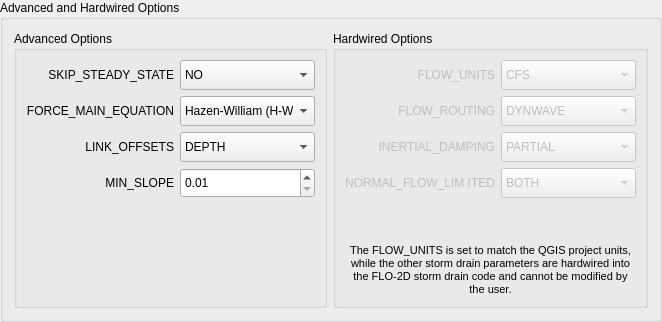
          <widget class="QgsCollapsibleGroupBox" name="bottomGroup">
           <property name="title">
            <string>Advanced and Hardwired Options</string>
           </property>
           <property name="collapsed">
            <bool>false</bool>
           </property>
           <property name="saveCollapsedState">
            <bool>false</bool>
           </property>
           <layout class="QGridLayout" name="gridLayout_23">
            <item row="0" column="0">
             <layout class="QHBoxLayout" name="horizontalLayout_3">
              <item>
               <widget class="QGroupBox" name="advanced_options_grp">
                <property name="title">
                 <string>Advanced Options</string>
                </property>
                <layout class="QGridLayout" name="gridLayout_7">
                 <item row="1" column="0">
                  <spacer name="verticalSpacer_3">
                   <property name="orientation">
                    <enum>Qt::Vertical</enum>
                   </property>
                   <property name="sizeHint" stdset="0">
                    <size>
                     <width>20</width>
                     <height>40</height>
                    </size>
                   </property>
                  </spacer>
                 </item>
                 <item row="0" column="0">
                  <layout class="QGridLayout" name="gridLayout_6">
                   <item row="2" column="1">
                    <widget class="QComboBox" name="force_main_equation_cbo">
                     <property name="enabled">
                      <bool>true</bool>
                     </property>
                     <property name="sizePolicy">
                      <sizepolicy hsizetype="Fixed" vsizetype="Expanding">
                       <horstretch>0</horstretch>
                       <verstretch>0</verstretch>
                      </sizepolicy>
                     </property>
                     <property name="minimumSize">
                      <size>
                       <width>135</width>
                       <height>30</height>
                      </size>
                     </property>
                     <property name="maximumSize">
                      <size>
                       <width>135</width>
                       <height>30</height>
                      </size>
                     </property>
                     <property name="toolTip">
                      <string>&lt;html&gt;&lt;head/&gt;&lt;body&gt;&lt;p&gt;Force Main Equation &lt;/p&gt;&lt;/body&gt;&lt;/html&gt;</string>
                     </property>
                     <property name="sizeAdjustPolicy">
                      <enum>QComboBox::AdjustToContents</enum>
                     </property>
                     <item>
                      <property name="text">
                       <string>Hazen-William (H-W)</string>
                      </property>
                     </item>
                     <item>
                      <property name="text">
                       <string>Darcy-Weisbach (D-W)</string>
                      </property>
                     </item>
                    </widget>
                   </item>
                   <item row="3" column="0">
                    <widget class="QLabel" name="label_24">
                     <property name="sizePolicy">
                      <sizepolicy hsizetype="Expanding" vsizetype="Expanding">
                       <horstretch>0</horstretch>
                       <verstretch>0</verstretch>
                      </sizepolicy>
                     </property>
                     <property name="minimumSize">
                      <size>
                       <width>0</width>
                       <height>30</height>
                      </size>
                     </property>
                     <property name="maximumSize">
                      <size>
                       <width>16777215</width>
                       <height>30</height>
                      </size>
                     </property>
                     <property name="text">
                      <string>LINK_OFFSETS</string>
                     </property>
                     <property name="alignment">
                      <set>Qt::AlignRight|Qt::AlignTrailing|Qt::AlignVCenter</set>
                     </property>
                    </widget>
                   </item>
                   <item row="3" column="1">
                    <widget class="QComboBox" name="link_offsets_cbo">
                     <property name="sizePolicy">
                      <sizepolicy hsizetype="Fixed" vsizetype="Expanding">
                       <horstretch>0</horstretch>
                       <verstretch>0</verstretch>
                      </sizepolicy>
                     </property>
                     <property name="minimumSize">
                      <size>
                       <width>135</width>
                       <height>30</height>
                      </size>
                     </property>
                     <property name="maximumSize">
                      <size>
                       <width>135</width>
                       <height>30</height>
                      </size>
                     </property>
                     <property name="sizeAdjustPolicy">
                      <enum>QComboBox::AdjustToContents</enum>
                     </property>
                     <item>
                      <property name="text">
                       <string>DEPTH</string>
                      </property>
                     </item>
                     <item>
                      <property name="text">
                       <string>ELEVATION</string>
                      </property>
                     </item>
                    </widget>
                   </item>
                   <item row="1" column="0">
                    <widget class="QLabel" name="label_26">
                     <property name="sizePolicy">
                      <sizepolicy hsizetype="Expanding" vsizetype="Expanding">
                       <horstretch>0</horstretch>
                       <verstretch>0</verstretch>
                      </sizepolicy>
                     </property>
                     <property name="minimumSize">
                      <size>
                       <width>0</width>
                       <height>30</height>
                      </size>
                     </property>
                     <property name="maximumSize">
                      <size>
                       <width>16777215</width>
                       <height>30</height>
                      </size>
                     </property>
                     <property name="toolTip">
                      <string>&lt;html&gt;&lt;head/&gt;&lt;body&gt;&lt;p&gt;&lt;span style=&quot; font-weight:600;&quot;&gt;Skip Steady State Periods &lt;/span&gt;&lt;/p&gt;&lt;p&gt;Setting this option to YES will make the simulation use the most recently computed conveyance system flows during a steady state period instead of computing a new flow routing solution. &lt;/p&gt;&lt;p&gt;A time step is considered to be in steady state if the change in external inflow at each node is below 0.5 cfs and the relative difference between total system inflow and outflow is below 5%. &lt;/p&gt;&lt;p&gt;&lt;br/&gt;&lt;/p&gt;&lt;/body&gt;&lt;/html&gt;</string>
                     </property>
                     <property name="text">
                      <string>SKIP_STEADY_STATE</string>
                     </property>
                     <property name="alignment">
                      <set>Qt::AlignRight|Qt::AlignTrailing|Qt::AlignVCenter</set>
                     </property>
                    </widget>
                   </item>
                   <item row="1" column="1">
                    <widget class="QComboBox" name="skip_steady_state_cbo">
                     <property name="enabled">
                      <bool>true</bool>
                     </property>
                     <property name="sizePolicy">
                      <sizepolicy hsizetype="Fixed" vsizetype="Expanding">
                       <horstretch>0</horstretch>
                       <verstretch>0</verstretch>
                      </sizepolicy>
                     </property>
                     <property name="minimumSize">
                      <size>
                       <width>135</width>
                       <height>30</height>
                      </size>
                     </property>
                     <property name="maximumSize">
                      <size>
                       <width>135</width>
                       <height>30</height>
                      </size>
                     </property>
                     <property name="toolTip">
                      <string>&lt;html&gt;&lt;head/&gt;&lt;body&gt;&lt;p&gt;Skip Steady State Periods &lt;/p&gt;&lt;/body&gt;&lt;/html&gt;</string>
                     </property>
                     <item>
                      <property name="text">
                       <string>NO</string>
                      </property>
                     </item>
                     <item>
                      <property name="text">
                       <string>YES</string>
                      </property>
                     </item>
                    </widget>
                   </item>
                   <item row="2" column="0">
                    <widget class="QLabel" name="label_23">
                     <property name="sizePolicy">
                      <sizepolicy hsizetype="Expanding" vsizetype="Expanding">
                       <horstretch>0</horstretch>
                       <verstretch>0</verstretch>
                      </sizepolicy>
                     </property>
                     <property name="minimumSize">
                      <size>
                       <width>0</width>
                       <height>30</height>
                      </size>
                     </property>
                     <property name="maximumSize">
                      <size>
                       <width>16777215</width>
                       <height>30</height>
                      </size>
                     </property>
                     <property name="toolTip">
                      <string>&lt;html&gt;&lt;head/&gt;&lt;body&gt;&lt;p&gt;&lt;span style=&quot; font-weight:600;&quot;&gt;Force Main Equation &lt;/span&gt;&lt;/p&gt;&lt;p&gt;Selects which equation will be used to compute friction losses during pressurized flow for conduits that have been assigned a Circular Force Main cross-section. &lt;/p&gt;&lt;p&gt;The choices are either the Hazen-Williams equation or the Darcy-Weisbach equation. &lt;/p&gt;&lt;p&gt;&lt;br/&gt;&lt;/p&gt;&lt;/body&gt;&lt;/html&gt;</string>
                     </property>
                     <property name="text">
                      <string>FORCE_MAIN_EQUATION</string>
                     </property>
                     <property name="alignment">
                      <set>Qt::AlignRight|Qt::AlignTrailing|Qt::AlignVCenter</set>
                     </property>
                    </widget>
                   </item>
                   <item row="4" column="0">
                    <widget class="QLabel" name="label_25">
                     <property name="sizePolicy">
                      <sizepolicy hsizetype="Expanding" vsizetype="Expanding">
                       <horstretch>0</horstretch>
                       <verstretch>0</verstretch>
                      </sizepolicy>
                     </property>
                     <property name="minimumSize">
                      <size>
                       <width>0</width>
                       <height>30</height>
                      </size>
                     </property>
                     <property name="maximumSize">
                      <size>
                       <width>16777215</width>
                       <height>30</height>
                      </size>
                     </property>
                     <property name="text">
                      <string>MIN_SLOPE</string>
                     </property>
                     <property name="alignment">
                      <set>Qt::AlignRight|Qt::AlignTrailing|Qt::AlignVCenter</set>
                     </property>
                    </widget>
                   </item>
                   <item row="4" column="1">
                    <widget class="QDoubleSpinBox" name="min_slop_dbox">
                     <property name="sizePolicy">
                      <sizepolicy hsizetype="Fixed" vsizetype="Expanding">
                       <horstretch>0</horstretch>
                       <verstretch>0</verstretch>
                      </sizepolicy>
                     </property>
                     <property name="minimumSize">
                      <size>
                       <width>135</width>
                       <height>30</height>
                      </size>
                     </property>
                     <property name="maximumSize">
                      <size>
                       <width>135</width>
                       <height>30</height>
                      </size>
                     </property>
                     <property name="minimum">
                      <double>0.010000000000000</double>
                     </property>
                    </widget>
                   </item>
                  </layout>
                 </item>
                </layout>
               </widget>
              </item>
              <item>
               <widget class="QGroupBox" name="hardwired_options_grp">
                <property name="title">
                 <string>Hardwired Options</string>
                </property>
                <layout class="QGridLayout" name="gridLayout_9">
                 <item row="4" column="0">
                  <spacer name="verticalSpacer_2">
                   <property name="orientation">
                    <enum>Qt::Vertical</enum>
                   </property>
                   <property name="sizeHint" stdset="0">
                    <size>
                     <width>20</width>
                     <height>40</height>
                    </size>
                   </property>
                  </spacer>
                 </item>
                 <item row="5" column="0">
                  <widget class="QLabel" name="label">
                   <property name="text">
                    <string>&lt;!DOCTYPE HTML PUBLIC &quot;-//W3C//DTD HTML 4.0//EN&quot; &quot;http://www.w3.org/TR/REC-html40/strict.dtd&quot;&gt;
&lt;html&gt;&lt;head&gt;&lt;meta name=&quot;qrichtext&quot; content=&quot;1&quot; /&gt;&lt;style type=&quot;text/css&quot;&gt;
p, li { white-space: pre-wrap; }
&lt;/style&gt;&lt;/head&gt;&lt;body style=&quot; font-family:'MS Shell Dlg 2'; font-size:8pt; font-weight:400; font-style:normal;&quot;&gt;
&lt;p style=&quot; margin-top:0px; margin-bottom:0px; margin-left:0px; margin-right:0px; -qt-block-indent:0; text-indent:0px;&quot;&gt;The FLOW_UNITS is set to match the QGIS project units, while the other storm drain parameters are hardwired into the FLO-2D storm drain code and cannot be modified by the user.&lt;/p&gt;&lt;/body&gt;&lt;/html&gt;</string>
                   </property>
                   <property name="alignment">
                    <set>Qt::AlignCenter</set>
                   </property>
                   <property name="wordWrap">
                    <bool>true</bool>
                   </property>
                  </widget>
                 </item>
                 <item row="1" column="0">
                  <layout class="QGridLayout" name="gridLayout_8">
                   <item row="2" column="1">
                    <widget class="QComboBox" name="inertial_damping_cbo">
                     <property name="enabled">
                      <bool>false</bool>
                     </property>
                     <property name="sizePolicy">
                      <sizepolicy hsizetype="Fixed" vsizetype="Expanding">
                       <horstretch>0</horstretch>
                       <verstretch>0</verstretch>
                      </sizepolicy>
                     </property>
                     <property name="minimumSize">
                      <size>
                       <width>135</width>
                       <height>30</height>
                      </size>
                     </property>
                     <property name="maximumSize">
                      <size>
                       <width>135</width>
                       <height>30</height>
                      </size>
                     </property>
                     <item>
                      <property name="text">
                       <string>PARTIAL</string>
                      </property>
                     </item>
                    </widget>
                   </item>
                   <item row="1" column="1">
                    <widget class="QComboBox" name="flow_routing_cbo">
                     <property name="enabled">
                      <bool>false</bool>
                     </property>
                     <property name="sizePolicy">
                      <sizepolicy hsizetype="Fixed" vsizetype="Expanding">
                       <horstretch>0</horstretch>
                       <verstretch>0</verstretch>
                      </sizepolicy>
                     </property>
                     <property name="minimumSize">
                      <size>
                       <width>135</width>
                       <height>30</height>
                      </size>
                     </property>
                     <property name="maximumSize">
                      <size>
                       <width>135</width>
                       <height>30</height>
                      </size>
                     </property>
                     <item>
                      <property name="text">
                       <string>DYNWAVE</string>
                      </property>
                     </item>
                    </widget>
                   </item>
                   <item row="1" column="0">
                    <widget class="QLabel" name="label_7">
                     <property name="enabled">
                      <bool>false</bool>
                     </property>
                     <property name="sizePolicy">
                      <sizepolicy hsizetype="Expanding" vsizetype="Expanding">
                       <horstretch>0</horstretch>
                       <verstretch>0</verstretch>
                      </sizepolicy>
                     </property>
                     <property name="minimumSize">
                      <size>
                       <width>0</width>
                       <height>30</height>
                      </size>
                     </property>
                     <property name="maximumSize">
                      <size>
                       <width>16777215</width>
                       <height>30</height>
                      </size>
                     </property>
                     <property name="text">
                      <string>FLOW_ROUTING</string>
                     </property>
                     <property name="alignment">
                      <set>Qt::AlignRight|Qt::AlignTrailing|Qt::AlignVCenter</set>
                     </property>
                    </widget>
                   </item>
                   <item row="0" column="1">
                    <widget class="QComboBox" name="flow_units_cbo">
                     <property name="enabled">
                      <bool>false</bool>
                     </property>
                     <property name="sizePolicy">
                      <sizepolicy hsizetype="Fixed" vsizetype="Expanding">
                       <horstretch>0</horstretch>
                       <verstretch>0</verstretch>
                      </sizepolicy>
                     </property>
                     <property name="minimumSize">
                      <size>
                       <width>135</width>
                       <height>30</height>
                      </size>
                     </property>
                     <property name="maximumSize">
                      <size>
                       <width>135</width>
                       <height>30</height>
                      </size>
                     </property>
                     <item>
                      <property name="text">
                       <string>CFS</string>
                      </property>
                     </item>
                     <item>
                      <property name="text">
                       <string>CMS</string>
                      </property>
                     </item>
                    </widget>
                   </item>
                   <item row="2" column="0">
                    <widget class="QLabel" name="label_21">
                     <property name="enabled">
                      <bool>false</bool>
                     </property>
                     <property name="sizePolicy">
                      <sizepolicy hsizetype="Expanding" vsizetype="Expanding">
                       <horstretch>0</horstretch>
                       <verstretch>0</verstretch>
                      </sizepolicy>
                     </property>
                     <property name="minimumSize">
                      <size>
                       <width>0</width>
                       <height>30</height>
                      </size>
                     </property>
                     <property name="maximumSize">
                      <size>
                       <width>16777215</width>
                       <height>30</height>
                      </size>
                     </property>
                     <property name="text">
                      <string>INERTIAL_DAMPING</string>
                     </property>
                     <property name="alignment">
                      <set>Qt::AlignRight|Qt::AlignTrailing|Qt::AlignVCenter</set>
                     </property>
                    </widget>
                   </item>
                   <item row="0" column="0">
                    <widget class="QLabel" name="label_2">
                     <property name="enabled">
                      <bool>false</bool>
                     </property>
                     <property name="sizePolicy">
                      <sizepolicy hsizetype="Expanding" vsizetype="Expanding">
                       <horstretch>0</horstretch>
                       <verstretch>0</verstretch>
                      </sizepolicy>
                     </property>
                     <property name="minimumSize">
                      <size>
                       <width>0</width>
                       <height>30</height>
                      </size>
                     </property>
                     <property name="maximumSize">
                      <size>
                       <width>16777215</width>
                       <height>30</height>
                      </size>
                     </property>
                     <property name="text">
                      <string>FLOW_UNITS</string>
                     </property>
                     <property name="alignment">
                      <set>Qt::AlignRight|Qt::AlignTrailing|Qt::AlignVCenter</set>
                     </property>
                    </widget>
                   </item>
                   <item row="3" column="0">
                    <widget class="QLabel" name="label_22">
                     <property name="enabled">
                      <bool>false</bool>
                     </property>
                     <property name="sizePolicy">
                      <sizepolicy hsizetype="Expanding" vsizetype="Expanding">
                       <horstretch>0</horstretch>
                       <verstretch>0</verstretch>
                      </sizepolicy>
                     </property>
                     <property name="minimumSize">
                      <size>
                       <width>0</width>
                       <height>30</height>
                      </size>
                     </property>
                     <property name="maximumSize">
                      <size>
                       <width>16777215</width>
                       <height>30</height>
                      </size>
                     </property>
                     <property name="text">
                      <string>NORMAL_FLOW_LIM ITED</string>
                     </property>
                     <property name="alignment">
                      <set>Qt::AlignRight|Qt::AlignTrailing|Qt::AlignVCenter</set>
                     </property>
                    </widget>
                   </item>
                   <item row="3" column="1">
                    <widget class="QComboBox" name="normal_flow_limited_cbo">
                     <property name="enabled">
                      <bool>false</bool>
                     </property>
                     <property name="sizePolicy">
                      <sizepolicy hsizetype="Fixed" vsizetype="Expanding">
                       <horstretch>0</horstretch>
                       <verstretch>0</verstretch>
                      </sizepolicy>
                     </property>
                     <property name="minimumSize">
                      <size>
                       <width>135</width>
                       <height>30</height>
                      </size>
                     </property>
                     <property name="maximumSize">
                      <size>
                       <width>135</width>
                       <height>30</height>
                      </size>
                     </property>
                     <item>
                      <property name="text">
                       <string>BOTH</string>
                      </property>
                     </item>
                     <item>
                      <property name="text">
                       <string>SLOPE</string>
                      </property>
                     </item>
                     <item>
                      <property name="text">
                       <string>FROUDE</string>
                      </property>
                     </item>
                    </widget>
                   </item>
                  </layout>
                 </item>
                </layout>
               </widget>
              </item>
             </layout>
            </item>
           </layout>
          </widget>
